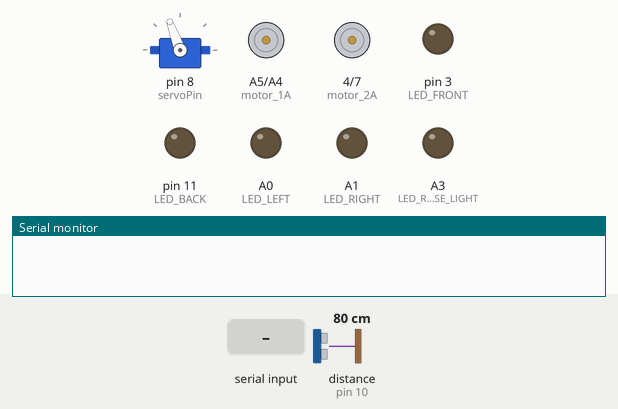
Simulated run of this sketch. Board: Arduino Nano, built with avr-gcc and run on an emulated ATmega328P. Shown: servo, motor-driver pin pairs drawn as motors (green arrow = first pin HIGH = forward, orange = second pin HIGH = backward, longer = more drive, scaled by the enable pin), output pins drawn as LEDs (lit = HIGH), the last lines printed to the serial monitor. Wiring (inferred from the names in the program): ultrasonic range finder: trigger pin 9; echo pin 10. Dashed ring = blinking. The test bench sets the inputs (shaded band); at power-on: distance to the obstacle (sensor on pin 10) 80 cm. The echo pulse lasts 58.3 µs per cm; pins used as bus, display or sensor lines are not drawn.

Above: at 3.5 s.
3.6 s: "A" received over the second serial link
At 4.0 s:
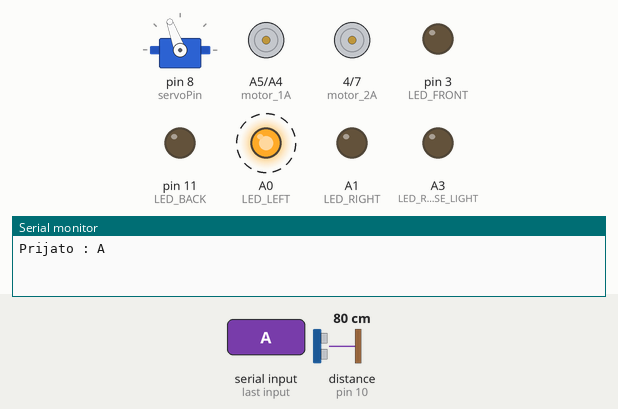
6.6 s: "B" received over the second serial link
At 7.0 s:
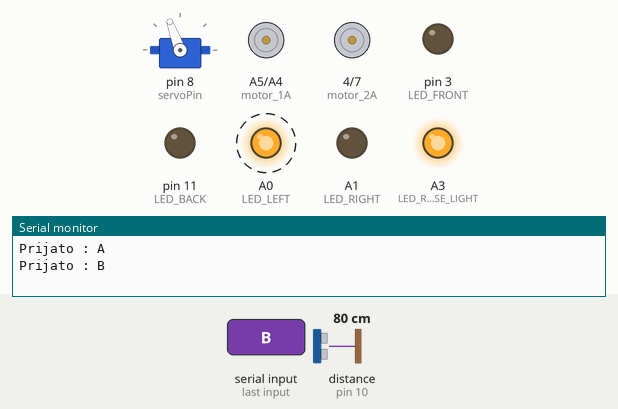
9.6 s: "D" received over the second serial link
At 10.0 s:
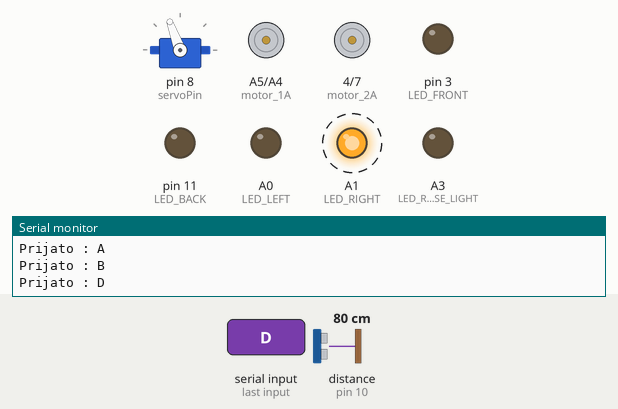
12.6 s: "W" received over the second serial link
At 13.0 s:
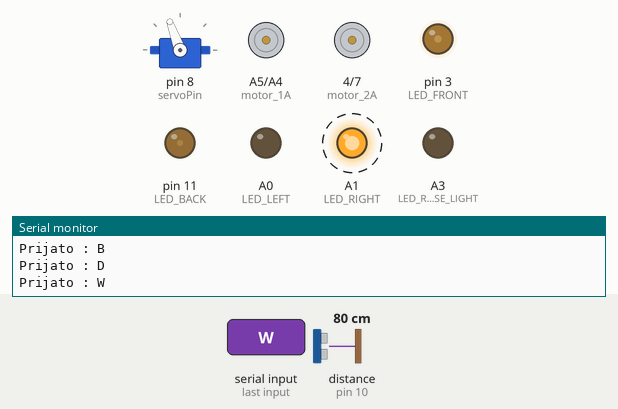
15.6 s: "H" received over the second serial link
At 16.0 s:
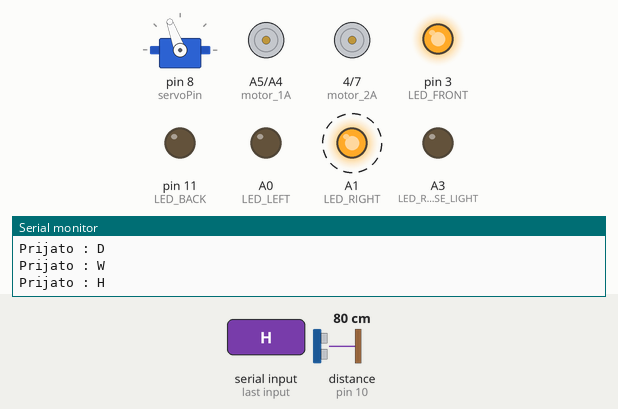
18.6 s: "F90\n" received over the second serial link
Timing chart, 0 to 22.6 s (numbered marks = the images above; inputs shaded):
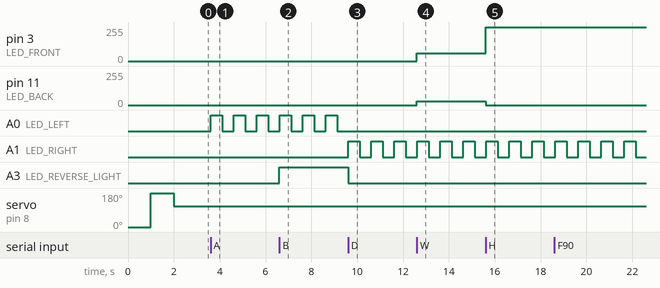

Measured:
- after the input at 3.6 s, A0 (LED_LEFT): alternates HIGH for 0.50 s and LOW for 0.50 s, starting at once
- after the input at 6.6 s, A3 (LED_REVERSE_LIGHT): LOW → HIGH at once
- after the input at 9.6 s, A0 (LED_LEFT): stops changing and stays LOW; A1 (LED_RIGHT): alternates HIGH for 0.50 s and LOW for 0.50 s, starting at once; A3 (LED_REVERSE_LIGHT): HIGH → LOW at once
- after the input at 12.6 s, pin 3 (LED_FRONT): 0/255 → 60/255 at once; pin 11 (LED_BACK): 0/255 → 30/255 at once
- after the input at 15.6 s, pin 3 (LED_FRONT): 60/255 → 255/255 at once; pin 11 (LED_BACK): 30/255 → 0/255 at once

The sketch:

4_Bluetooth.ino
```cpp
#include <Servo.h>
#include <SoftwareSerial.h>

/**
 * S - Stop
 * X - Set Speed
 * R - Turn Right
 * L - Turn Left
 * B - Go Back
 * F - Go Forward
 * W - Front Leds
 * H - Front Leds Long (high power)
 * A - Left-turn Leds
 * D - Right-turn Leds
 **/

int motor_2A = 4;
int motor_2B = 7;
int motor_1_PWM = 5;
int motor_2_PWM = 6;

#define pTrig 9
#define pEcho 10
#define LED_LEFT A0
#define LED_RIGHT A1
#define LED_FRONT 3
#define LED_REVERSE_LIGHT A3
#define LED_BACK 11
#define motor_1A A5
#define motor_1B A4

#define LED_BACK_LOW_POWER 30

//Rychlost blikani
const long interval = 500;

boolean LedRightRequest = false;
unsigned long previousMillisRight = 0;
int LED_RIGHT_STATE = LOW;

boolean LedLeftRequest = false;
unsigned long previousMillisLeft = 0;
int LED_LEFT_STATE = LOW;

boolean LedFrontState = false;
boolean LedFrontHIGHStare = false;

boolean stopState = false;
unsigned long previousMillisFront = 0;

boolean reverseState = false;

SoftwareSerial bluetooth(12,A7); //RX, TX
Servo servo;

int servoPin = 8;
int stredServa = 110;

int speed = 0;
int bezpecna_vzdalenost = 20;

long odezva, vzd_rovne, vzd_vpravo, vzd_vlevo;
bool jedu = false;
bool leva_prava = false; // kam se koukam, do leva nebo do prava
bool stopped = false;
int pocet_prekazek = 0;
char c[100];

void setup() {
  pinMode(motor_1A, OUTPUT);
  pinMode(motor_1B, OUTPUT);
  pinMode(motor_2A, OUTPUT);
  pinMode(motor_2B, OUTPUT);

  pinMode(LED_RIGHT, OUTPUT);
  pinMode(LED_LEFT, OUTPUT);
  pinMode(LED_REVERSE_LIGHT, OUTPUT);

  pinMode(pTrig, OUTPUT);
  pinMode(pEcho, INPUT);

  Serial.begin(9600);
  bluetooth.begin(9600);

  servo.attach(servoPin);
  kalibruj_servo();
  servo.detach();

  analogWrite(motor_1_PWM, speed);
  analogWrite(motor_2_PWM, speed);

  c[0] = 'S'; //Stop as default value
}

void loop() {
  vzd_rovne = getVzdalenost();

  //resetuji stopState a reserveState a nastavim si ho v kodu nize
  stopState = false;
  reverseState = false;

  bezpecna_vzdalenost = (speed / 10) + 25;
  int i = 0;

  if (bluetooth.available()) {
    while (bluetooth.available()) {
      c[i] = bluetooth.read();
      i += 1;
      if (c[0] != 'X') {
        break;
      }
    }

    Serial.print("Prijato : ");
    Serial.print(c[0]);
    Serial.println();

    //reset FrontLimis abych ziskal vice jak 2sec od currentMillis()
    previousMillisFront = 0;

    //tvrdy stop, nemam kam jet
    if (c[0] == 'F' && vzd_rovne < bezpecna_vzdalenost) {
      Serial.println("Menim na S");
      c[0] = 'S';
    }

    switch (c[0]) {
      case 'X':
        speed = (String(c[1]).toInt() * 100) + (String(c[2]).toInt() * 10) + (String(c[2]).toInt());
        Serial.print("Speed : ");
        Serial.println(speed);
        analogWrite(motor_1_PWM, speed);
        analogWrite(motor_2_PWM, speed);
        break;
      case 'F':
        jed_dopredu();
        break;
      case 'S':
        zastav();
        stopState = true;
        break;
      case 'R':
        otoc_doprava();
        break;
      case 'L':
        otoc_doleva();
        break;
      case 'B':
        jed_dozadu();
        reverseState = true;
        break;
      case 'A':
        if (LedLeftRequest) {
          LedLeftRequest = false;
        }
        else {
          LedLeftRequest = true;
          LedRightRequest = false;
        }
        break;
      case 'D':
        if (LedRightRequest) {
          LedRightRequest = false;
        }
        else {
          LedRightRequest= true;
          LedLeftRequest = false;
        }
        break;
      case 'W':
        if (LedFrontState) {
          analogWrite(LED_FRONT, 0);
          LedFrontState = false;
        }
        else {
          analogWrite(LED_FRONT, 60);
          LedFrontState = true;
        }
        LedFrontHIGHStare = false;
        break;
      case 'H':
        if (LedFrontHIGHStare) {
          analogWrite(LED_FRONT, 0);
          LedFrontHIGHStare = false;
        }
        else {
          analogWrite(LED_FRONT, 255);
          LedFrontHIGHStare = true;
        }
        LedFrontState = false;
        break;
     }
  }
  // Pokud nemam na BT nic, pak jedu posledni moznosti
  else {
    //tvrdy stop, nemam kam jet
    if (c[0] == 'F' && vzd_rovne < bezpecna_vzdalenost)
    {
        c[0] = 'S';
      Serial.println("Menim na S");
    }

    switch (c[0])
    {
      case 'F':
        jed_dopredu();
        break;
      case 'S':
        zastav();
        stopState = true;
        break;
      case 'R':
        otoc_doprava();
        break;
      case 'L':
        otoc_doleva();
        break;
      case 'B':
        jed_dozadu();
        reverseState = true;
        break;
    }
  }

  //Nastaveni vykonu brzdovych svetel
  if (stopState) {
    // pokud trva dlouho, tak jdu na nizsi vykon LED
    unsigned long currentMillis = millis();
    //set previousMillisFront if more than 5sec.
    if (currentMillis - previousMillisFront > 5000) {
      previousMillisFront = currentMillis;
    }
    //if more than 1sec go to low power, simulate that braking is gone
    else if (currentMillis - previousMillisFront > 1500 && currentMillis - previousMillisFront < 5000)
    {
      if (LedFrontState) {
        analogWrite(LED_BACK, LED_BACK_LOW_POWER);
      }
      else {
        analogWrite(LED_BACK, 0);
      }
      previousMillisFront = currentMillis - 1500;
    }
    //If less than 1 sec go full brake-power
    else {
      analogWrite(LED_BACK, 255);
    }
  }
  else if (LedFrontState) {
    analogWrite(LED_BACK, LED_BACK_LOW_POWER);
  }
  else {
    analogWrite(LED_BACK, 0);
  }

  //Nastaveni svetel zpratecky
  if (reverseState) {
    digitalWrite(LED_REVERSE_LIGHT, HIGH);
  }
  else {
    digitalWrite(LED_REVERSE_LIGHT, LOW);
  }

  // Blikani levou
  if (LedLeftRequest) {
    unsigned long currentMillis = millis();
    if (currentMillis - previousMillisLeft > interval) {
      previousMillisLeft = currentMillis;
      if (LED_LEFT_STATE == LOW) {
        LED_LEFT_STATE = HIGH;
      }
      else {
        LED_LEFT_STATE = LOW;
      }
      digitalWrite(LED_LEFT, LED_LEFT_STATE);
      // neblikal jsem pravou?
      digitalWrite(LED_RIGHT, LOW);
    }
  }
  // pokud nechci blikat, tak tam navtrdo poslu LOW
  else {
    digitalWrite(LED_LEFT, LOW);
  }

  //Blikani pravou
  if (LedRightRequest) {
    unsigned long currentMillis = millis();
    if (currentMillis - previousMillisRight > interval) {
      previousMillisRight = currentMillis;
      if (LED_RIGHT_STATE == LOW) {
        LED_RIGHT_STATE = HIGH;
      }
      else {
        LED_RIGHT_STATE = LOW;
      }
      digitalWrite(LED_RIGHT, LED_RIGHT_STATE);
    }
  }
  // pokud nechci blikat, tak tam navtrdo poslu LOW
  else {
    digitalWrite(LED_RIGHT, LOW);
  }
}

/*
void jedAutomaticky() {
  if ((jedu) || (vzd_rovne < 7) && (vzd_rovne > 0)) {

    if (!jedu) {
      delay(1000); //davam cas na odstraneni nohy pred autem
      vzd_rovne = getVzdalenost(); // nactu si realnou vzd_rovne "bez nohy"
    }

    jedu = true;
    analogWrite(motor_1_PWM, speed);
    analogWrite(motor_2_PWM, speed);

    if (vzd_rovne > 30) { //Pokud je vzd_rovne > 25 tak jedu dopredu
      jed_dopredu();
      if (leva_prava) { // podle leva_prava se podivam bud do leva nebo do prava, oboje nestiham
        koukni_Vlevo();
        vzd_vlevo = getVzdalenost();
        if (vzd_vlevo < vzd_rovne + 10 || vzd_vlevo < 30) {
          zastav();
          otoc_doprava();
        }
        leva_prava = false;;
      }
      else {
        koukni_Vpravo();
        vzd_vpravo = getVzdalenost();
        if (vzd_vpravo < vzd_rovne + 10 || vzd_vpravo < 30) {
          zastav();
          otoc_doleva();
        }
        leva_prava = true;
      }
      servoStred(); // dorovnam Servo na stred
    }
    else {
      //Pokude je vzd_rovne < 25 pak zastavim a trochu couvnu
      stopAndBack();
      pocet_prekazek = pocet_prekazek + 1;

      if (pocet_prekazek > 5) {
        jedu = false;
        pocet_prekazek = 0;
        rekniNE();
      }
      else {
        koukni_Vlevo();
        vzd_vlevo = getVzdalenost();

        koukni_Vpravo();
        vzd_vpravo = getVzdalenost();

        servoStred();

        if (vzd_vlevo >= vzd_vpravo) {
          otoc_doprava();
          delay(300);
        }
        else {
          otoc_doleva();
          delay(300);
        }
      }
    }
  }
}*/

long getVzdalenost() {
      digitalWrite(pTrig, HIGH);
      delayMicroseconds(2);
      digitalWrite(pTrig,LOW);
      delayMicroseconds(5);
      odezva = pulseIn(pEcho, HIGH);
      vzd_rovne = odezva / 58.31;
      return vzd_rovne;
}

void stopAndBack() {
      zastav();
      analogWrite(motor_1_PWM, 100);
      analogWrite(motor_2_PWM, 100);
      jed_dozadu();
      delay(300);
      analogWrite(motor_1_PWM, speed);
      analogWrite(motor_2_PWM, speed);
      zastav();
}

void jed_dopredu() {
    digitalWrite(motor_1A, HIGH);
    digitalWrite(motor_1B, LOW);
    digitalWrite(motor_2A, HIGH);
    digitalWrite(motor_2B, LOW);
}

void jed_dozadu() {
    digitalWrite(motor_1A, LOW);
    digitalWrite(motor_1B, HIGH);
    digitalWrite(motor_2A, LOW);
    digitalWrite(motor_2B, HIGH);
}

void zastav() {
    digitalWrite(motor_1A, LOW);
    digitalWrite(motor_1B, LOW);
    digitalWrite(motor_2A, LOW);
    digitalWrite(motor_2B, LOW);
}

void otoc_doleva() {
    digitalWrite(motor_1A, HIGH);
    digitalWrite(motor_1B, LOW);
    digitalWrite(motor_2A, LOW);
    digitalWrite(motor_2B, HIGH);
}

void otoc_doprava() {
    digitalWrite(motor_1A, LOW);
    digitalWrite(motor_1B, HIGH);
    digitalWrite(motor_2A, HIGH);
    digitalWrite(motor_2B, LOW);
}

void servoStred() {
  servo.write(stredServa);
  delay(300);
}

void koukni_Vpravo(){
  servo.write(stredServa + 60);
  delay(400);
}

void mrkni_Vpravo() {
  servo.write(stredServa + 40);
  delay(300);
}

void mrkni_Vlevo() {
  servo.write(stredServa - 40);
  delay(300);
}

void koukni_Vlevo() {
  servo.write(stredServa - 60);
  delay(400);
}

void kalibruj_servo() {
  servo.write(0);
  delay(1000);
  servo.write(180);
  delay(1000);
  servoStred();
}

void rekniNE() {
  servo.attach(servoPin);
  servo.write(130);
  delay(300);
  servo.write(50);
  delay(300);
  servo.write(130);
  delay(300);
  servo.write(50);
  delay(300);
  servo.write(90);
  delay(300);
  servo.detach();
}
```
